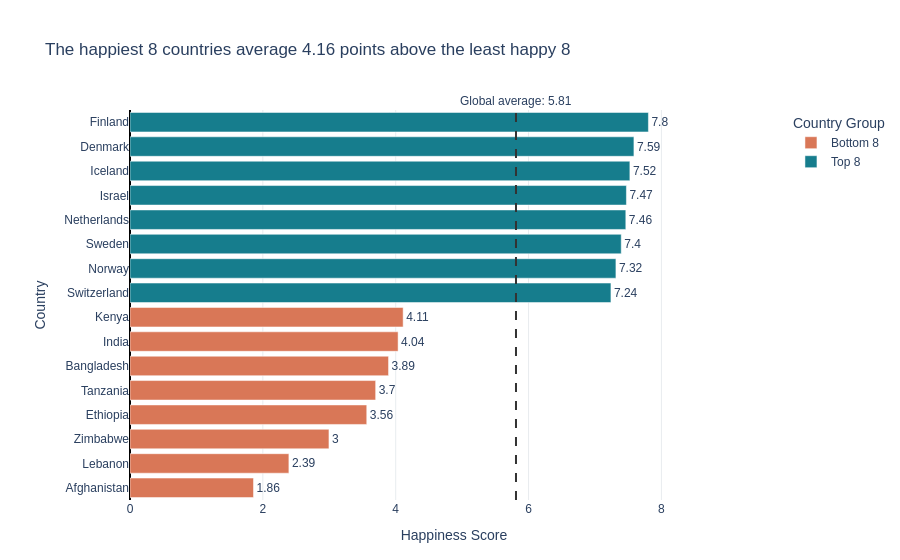

The cell this chart's notebook holds for it:
### Markdown cell above
---
## Task 2 — Bottom vs. Top: A Contrast Story

**What to build:** A bar chart that highlights the **gap between the happiest and least happy countries**, focusing on a specific insight.

**Requirements:**
- Show the **top 8 AND bottom 8 countries** together (16 bars total)
- Use **colour** to distinguish the two groups (not Plotly's default rainbow)
- Add a **visual separator or annotation** that emphasises the gap
- Insight title that tells the story of the gap

**Hint:** Use `pd.concat([df.nlargest(8,'Happiness_Score'), df.nsmallest(8,'Happiness_Score')])` to get both groups.

**Stretch goal:** Add a vertical reference line showing the global average.

### Code cell
# Task 2: Top 8 vs. Bottom 8 contrast
# ------------------------------------

# Step 1: Get top and bottom countries
top8 = df.nlargest(8, 'Happiness_Score').copy()
top8['Group'] = 'Top 8'
bottom8 = df.nsmallest(8, 'Happiness_Score').copy()
bottom8['Group'] = 'Bottom 8'

combined = pd.concat([bottom8, top8]).sort_values('Happiness_Score')
global_avg = df['Happiness_Score'].mean()
print(f"Global average: {global_avg:.2f}")

# Step 2: Build your chart
# YOUR CODE HERE


fig = go.Figure()

# Bottom 8 countries — muted orange
bottom_data = combined[combined['Group'] == 'Bottom 8']

fig.add_trace(go.Bar(
    x=bottom_data['Happiness_Score'],
    y=bottom_data['Country'],
    orientation='h',
    name='Bottom 8',
    marker_color='#D97757',
    text=bottom_data['Happiness_Score'].round(2),
    textposition='outside',
    cliponaxis=False
))

# Top 8 countries — teal
top_data = combined[combined['Group'] == 'Top 8']

fig.add_trace(go.Bar(
    x=top_data['Happiness_Score'],
    y=top_data['Country'],
    orientation='h',
    name='Top 8',
    marker_color='#167D8D',
    text=top_data['Happiness_Score'].round(2),
    textposition='outside',
    cliponaxis=False
))

# Global average reference line
fig.add_vline(
    x=global_avg,
    line_dash='dash',
    line_color='#333333',
    line_width=2,
    annotation_text=f'Global average: {global_avg:.2f}',
    annotation_position='top'
)

# Calculate the gap between the average scores of the two groups
top_avg = top8['Happiness_Score'].mean()
bottom_avg = bottom8['Happiness_Score'].mean()
gap = top_avg - bottom_avg

fig.update_layout(
    title=(
        f'The happiest 8 countries average {gap:.2f} points '
        'above the least happy 8'
    ),
    xaxis_title='Happiness Score',
    yaxis_title='Country',
    xaxis=dict(
        range=[0, combined['Happiness_Score'].max() * 1.25],
        zeroline=True,
        zerolinewidth=2,
        zerolinecolor='black',
        showgrid=True,
        gridcolor='#E8ECEF'
    ),
    yaxis=dict(
        categoryorder='array',
        categoryarray=combined['Country'].tolist()
    ),
    template='plotly_white',
    font=dict(family='Arial', size=12),
    legend_title='Country Group',
    barmode='overlay',
    margin=dict(l=130, r=70, t=110, b=60)
)

fig.show()

### Figure 1 — Plotly figure (JSON) as saved in the notebook; plotly's stock layout.template omitted (floating-point values rounded to 4 significant figures)
{"data": [{"cliponaxis": false, "marker": {"color": "#D97757"}, "name": "Bottom 8", "orientation": "h", "text": [1.86, 2.39, 3.0, 3.56, 3.7, 3.89, 4.04, 4.11], "textposition": "outside", "type": "bar", "x": [1.859, 2.392, 2.995, 3.564, 3.698, 3.892, 4.036, 4.112], "y": ["Afghanistan", "Lebanon", "Zimbabwe", "Ethiopia", "Tanzania", "Bangladesh", "India", "Kenya"]}, {"cliponaxis": false, "marker": {"color": "#167D8D"}, "name": "Top 8", "orientation": "h", "text": [7.24, 7.32, 7.4, 7.46, 7.47, 7.52, 7.59, 7.8], "textposition": "outside", "type": "bar", "x": [7.24, 7.315, 7.395, 7.464, 7.473, 7.525, 7.586, 7.804], "y": ["Switzerland", "Norway", "Sweden", "Netherlands", "Israel", "Iceland", "Denmark", "Finland"]}], "layout": {"annotations": [{"showarrow": false, "text": "Global average: 5.81", "x": 5.811, "xanchor": "center", "xref": "x", "y": 1, "yanchor": "bottom", "yref": "y domain"}], "barmode": "overlay", "font": {"family": "Arial", "size": 12}, "legend": {"title": {"text": "Country Group"}}, "margin": {"b": 60, "l": 130, "r": 70, "t": 110}, "shapes": [{"line": {"color": "#333333", "dash": "dash", "width": 2}, "type": "line", "x0": 5.811, "x1": 5.811, "xref": "x", "y0": 0, "y1": 1, "yref": "y domain"}], "title": {"text": "The happiest 8 countries average 4.16 points above the least happy 8"}, "xaxis": {"gridcolor": "#E8ECEF", "range": [0, 9.755], "showgrid": true, "title": {"text": "Happiness Score"}, "zeroline": true, "zerolinecolor": "black", "zerolinewidth": 2}, "yaxis": {"categoryarray": ["Afghanistan", "Lebanon", "Zimbabwe", "Ethiopia", "Tanzania", "Bangladesh", "India", "Kenya", "Switzerland", "Norway", "Sweden", "Netherlands", "Israel", "Iceland", "Denmark", "Finland"], "categoryorder": "array", "title": {"text": "Country"}}}}
